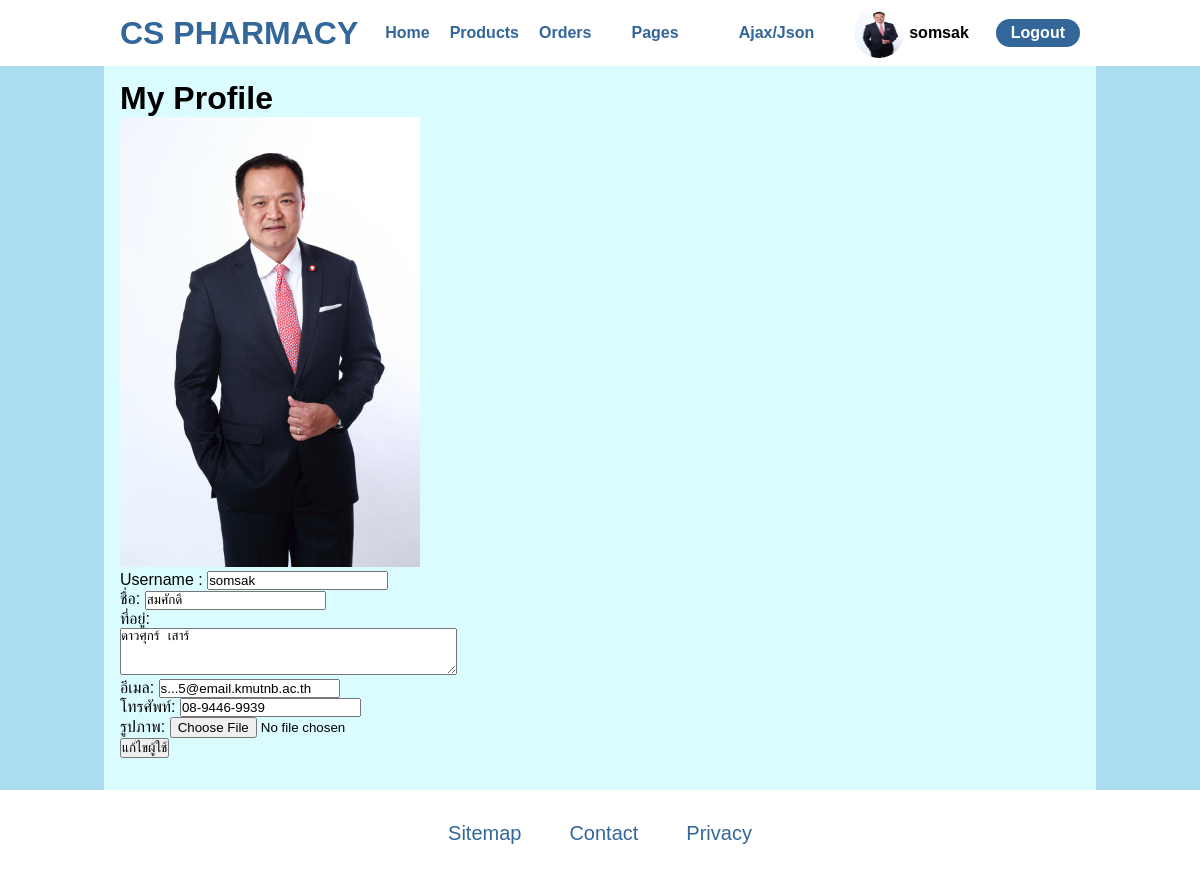
Page /user-home.php (signed in) on the committed database.
### tables this page shows
CREATE TABLE `member` (
  `username` varchar(15) NOT NULL,
  `password` varchar(15) NOT NULL,
  `name` varchar(100) NOT NULL,
  `address` varchar(255) NOT NULL,
  `mobile` varchar(30) NOT NULL,
  `email` varchar(30) DEFAULT NULL
);

### user-home.php (the view, shortened to what this page needs)
<?php
    include "php/connect.php";
    $stmt = $pdo->prepare("SELECT username, name, address, mobile, email FROM member WHERE username = ?");
    $stmt->bindParam(1, $_SESSION["username"]);
    $stmt->execute();
    $row = $stmt->fetch();
?>
<!DOCTYPE html>
<html>
    <head>
        <link href="styles/styles.css" rel="stylesheet" type="text/css" />
    </head>
    <body>
        <?php include "components/navbar.php"; ?>
        <main>
            <h1>My Profile</h1>
            <img src="images/member_photo/<?=$row["username"].".jpg"?>" width="300">
            <form action="php/edit.php" method="post" enctype="multipart/form-data">
                Username : <input type="text" name="username" value=<?=$row["username"]?> readonly><br>
                ชื่อ: <input type="text" name="name" value=<?=$row["name"]?>><br>
                ที่อยู่: <br>
                <textarea name="address" rows="3" cols="40"><?=$row["address"]?></textarea><br>
                อีเมล: <input type="email" name="email" value=<?=$row["email"]?>><br>
                โทรศัพท์: <input type="text" name="mobile" value=<?=$row["mobile"]?>><br>
                รูปภาพ: <input type="file" name="image"><br>
                <input type="submit" value="แก้ไขผู้ใช้">
            </form>
        </main>
        <?php include "components/footer.php"; ?>
    </body>
</html>

### styles/styles.css (style rules this page uses)
* { margin: 0; padding: 0; }
html, body { font-family: sans-serif; background-color: #acdcf0; }
main { margin: 3rem auto 0; padding: 2rem 1rem; min-height: 80vh; width: 90%; background-color: #dafcff; }
@media only screen and (min-width: 1024px) { main { width: 80%; } }

### rows in the picture
member: username (picture), username "somsak", name "สมศักดิ์", address "ดาวศุกร์ เสาร์", email "s...5@email.kmutnb.ac.th", mobile "08-9446-9939"

### other values in the picture
$_SESSION["username"] "somsak"
